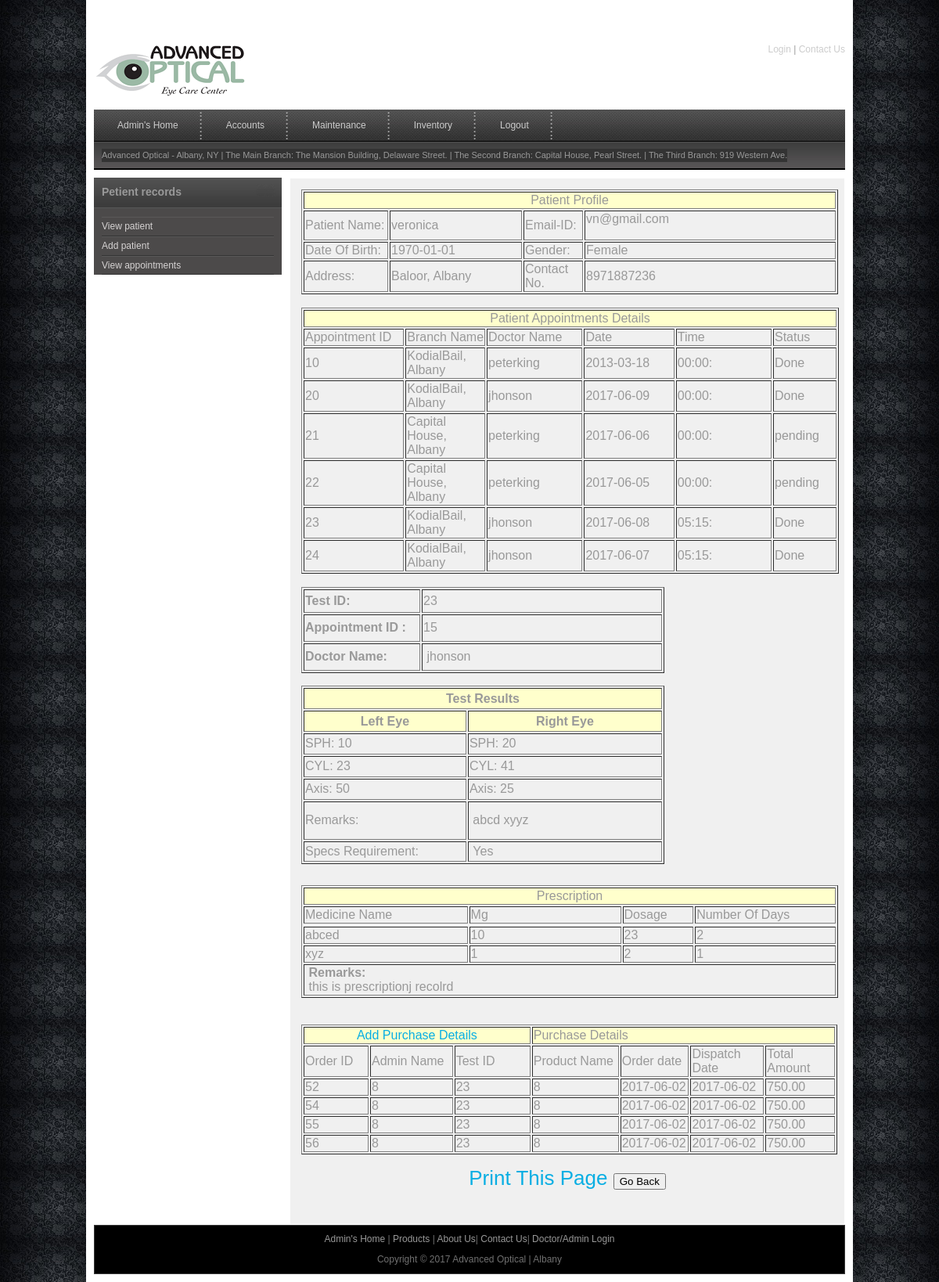
Page /patad.php?patid=15&appid=15 (signed in) on the committed database.
### tables this page shows
CREATE TABLE IF NOT EXISTS `patient` (
  `pat_id` int(10) NOT NULL AUTO_INCREMENT,
  `admin_id` int(10) NOT NULL DEFAULT '1',
  `pat_name` varchar(30) NOT NULL,
  `email_id` varchar(25),
  `password` varchar(25)   DEFAULT NULL,
  `dob` varchar(15) NOT NULL DEFAULT '1901-01-01',
  `gender` varchar(10) NOT NULL,
  `address` varchar(50) DEFAULT NULL,
  `contact` varchar(25) NOT NULL,
  `created_at` date NOT NULL,
  PRIMARY KEY (`pat_id`)
);

CREATE TABLE IF NOT EXISTS `appointment` (
  `app_id` int(10) NOT NULL AUTO_INCREMENT,
  `branch_id` int(10) NOT NULL,
  `pat_id` int(10) NOT NULL,
  `doc_id` int(10) NOT NULL,
  `app_date` varchar(12) NOT NULL,
  `app_time` varchar(6) NOT NULL,
  `created_at` datetime NOT NULL,
  `status` varchar(30) NOT NULL,
  PRIMARY KEY (`app_id`)
);

CREATE TABLE IF NOT EXISTS `branch` (
  `branch_id` int(10) NOT NULL AUTO_INCREMENT,
  `branch_name` varchar(30) NOT NULL,
  `description` varchar(50) NOT NULL,
  PRIMARY KEY (`branch_id`)
);

CREATE TABLE IF NOT EXISTS `doctor` (
  `doc_id` int(10) NOT NULL AUTO_INCREMENT,
  `branch_id` int(10) NOT NULL,
  `doc_name` varchar(25) NOT NULL,
  `clinic_name` varchar(25) NOT NULL,
  `email_id` varchar(25) NOT NULL,
  `phone` varchar(25) NOT NULL,
  `mobile` varchar(25) NOT NULL,
  `login_id` varchar(25) NOT NULL,
  `password` varchar(25) NOT NULL,
  `created_at` date NOT NULL,
  `image` varchar(70) NOT NULL,
  `last_login` datetime DEFAULT NULL,
  PRIMARY KEY (`doc_id`)
);

CREATE TABLE IF NOT EXISTS `test` (
  `test_id` int(10) NOT NULL AUTO_INCREMENT,
  `app_id` int(10) NOT NULL,
  `sph` varchar(100) NOT NULL,
  `cyl` varchar(100) NOT NULL,
  `axis` varchar(100) NOT NULL,
  `remarks` text NOT NULL,
  `specs_req` varchar(10) NOT NULL,
  PRIMARY KEY (`test_id`)
);

CREATE TABLE IF NOT EXISTS `prescription` (
  `sl_no` int(10) NOT NULL AUTO_INCREMENT,
  `test_id` int(10) NOT NULL,
  `no_of_days` text NOT NULL,
  `medicines` text NOT NULL,
  `mg` text NOT NULL,
  `dosage` text NOT NULL,
  `remarks` text NOT NULL,
  PRIMARY KEY (`sl_no`)
);

CREATE TABLE IF NOT EXISTS `orders` (
  `order_id` int(10) NOT NULL AUTO_INCREMENT,
  `admin_id` int(10) NOT NULL,
  `test_id` int(10) NOT NULL,
  `prod_id` int(10) NOT NULL,
  `order_date` date NOT NULL,
  `total` double(10,2) NOT NULL,
  `dispatch_date` date NOT NULL,
  `payment` double(10,2) NOT NULL,
  `status` varchar(30) NOT NULL,
  PRIMARY KEY (`order_id`)
);

### patad.php (the view, shortened to what this page needs)
<?php
include("includes/header.php");
include("includes/conn.php");
$testid="";
$row99 = array();
$sql="SELECT * FROM patient where pat_id=".$_GET['patid'];
	  $resultpat = mysqli_query($con, $sql);
           	$rowpat = mysqli_fetch_array($resultpat);
?>
     <div id="templatemo_main">
      <div id="sidebar" class="float_l">
        <div class="sidebar_box">
        <?php
		include("sidebar.php");
		if($_SESSION["logtype"]=='Administrator')
		{
		patientrecords();
		}
		else if($_SESSION["logtype"]=='Doctor')
		{
		patientrecords();
		}
		?>
            </div>
   		</div>
      <div id="content" class="faq float_r">
          <table width="686" border="1">
            <tr bgcolor="#FFFFCC">
              <td colspan="4" align="center">Patient Profile</td>
            </tr>
            <tr>
              <td width="104">Patient Name:</td>
              <td width="165"><?php echo $rowpat['pat_name']; ?></td>
              <td width="72">Email-ID:</td>
              <td width="317"><form id="form1" name="form1" method="post" action="">
                <?php echo $rowpat['email_id']; ?>
              </form></td>
            </tr>
            <tr>
              <td>Date Of Birth: </td>
              <td><?php echo $rowpat['dob']; ?></td>
              <td>Gender:</td>
              <td><?php echo $rowpat['gender']; ?></td>
            </tr>
            <tr>
              <td>Address:</td>
              <td><?php echo $rowpat['address'];?></td>
              <td>Contact No.</td>
              <td><?php echo $rowpat['contact']; ?></td>
            </tr>
          </table>
          <br />
          <table width="687" border="1">
            <tr bgcolor="#FFFFCC">
              <td colspan="6" align="center">Patient Appointments Details</td>
            </tr>
            <tr>
              <td width="126">Appointment ID</td>
              <td width="99">Branch Name</td>
              <td width="121">Doctor Name</td>
              <td width="115">Date</td>
              <td width="122">Time</td>
              <td width="78">Status</td>
            </tr>
<?php
	  $result = mysqli_query($con, "SELECT * FROM appointment where pat_id='$_GET[patid]'");
	while($row = mysqli_fetch_array($result))
  {
	  $result1 = mysqli_query($con, "SELECT * FROM branch where branch_id='$row[branch_id]'");
			  $row1 = mysqli_fetch_array($result1);
  echo "<tr>";
  echo "<td>" . $row['app_id'] . "</a></td>";
  echo "<td>" . $row1['branch_name'] . "</td>";
  echo "<td>";
  	  $result99 = mysqli_query($con,"SELECT * FROM doctor where doc_id='$row[doc_id]'");
	$row99 = mysqli_fetch_array($result99);
 echo $row99['doc_name'];
   echo "</td>";
  echo "<td>" . $row['app_date'] . "</td>";
  echo "<td>" . $row['app_time'] . "</td>";
  echo "<td>" . $row['status'] . "</td>";
  echo "</tr>";
  }
?>
          </table>
   <br />
  <?php
$restt = mysqli_query($con, "SELECT * FROM test where app_id='$_GET[appid]'");
$arrrec = mysqli_fetch_array($restt);
$sph = unserialize($arrrec['sph']);
$cyl  = unserialize($arrrec['cyl']);
$axis  = unserialize($arrrec['axis']);
?>
          <?php
		  if(isset($_GET['appid']))
		  {
			  ?>
          <table width="464" height="110" border="1" >
            <tr>
              <td width="145" height="30"><strong>Test ID:</strong></td>
              <td width="303"><?php
			 $testid = $arrrec['test_id'];
			  echo $arrrec['test_id'];
			  ?></td>
            </tr>
            <tr>
              <td height="35"><strong>Appointment ID :</strong></td>
              <td><?php echo $arrrec['app_id']; ?></td>
            </tr>
            <tr>
              <td height="35"><strong>Doctor Name:</strong></td>
              <td>&nbsp;<?php echo $row99['doc_name'];
			  ?></td>
            </tr>
          </table>
          <br />
        <table width="464" height="228" border="1" >
            <tr  bgcolor="#FFFFCC">
              <td colspan="2" align="center"><strong>Test Results</strong></td>
            </tr>
            <tr bgcolor="#FFFFCC">
              <td width="206" align="center"><strong>Left  Eye </strong></td>
              <td width="248" align="center"><strong>Right Eye  </strong></td>
            </tr>
            <tr>
              <td>SPH:  <?php echo $sph[0]; ?></td>
              <td>SPH:  <?php echo $sph[1]; ?></td>
            </tr>
            <tr >
              <td>CYL: <?php echo $cyl[0]; ?></td>
              <td>CYL: <?php echo $cyl[1]; ?></td>
            </tr>
            <tr >
              <td>Axis: <?php echo $axis[0]; ?></td>
              <td>Axis: <?php echo $axis[1]; ?></td>
            </tr>
            <tr>
              <td height="49">Remarks:</td>
              <td>&nbsp;<?php echo $arrrec['remarks']; ?></td>
            </tr>
            <tr>
              <td>Specs Requirement:</td>
              <td>&nbsp;<?php echo $arrrec['specs_req']; ?></td>
            </tr>
        </table>
<p>&nbsp;</p>
        <table width="686" border="1">
          <tr bgcolor="#FFFFCC">
            <td colspan="6" align="center">Prescription</td>
          </tr>
          <tr>
            <td width="144">Medicine Name</td>
            <td width="133">Mg</td>
            <td width="60">Dosage</td>
            <td width="123">Number Of Days</td>
          </tr>
          <tr>
<?php
$restest = mysqli_query($con, "SELECT * FROM test where app_id='$_GET[appid]'");
$rettest = mysqli_fetch_array($restest);
			  $res = mysqli_query($con, "SELECT * FROM prescription where test_id=$rettest[test_id]");
			  $retpres = mysqli_fetch_array($res);
			  $nod= unserialize($retpres['no_of_days']);
			  $medname = unserialize($retpres['medicines']);
			  $mg = unserialize($retpres['mg']);
			  $dosage = unserialize($retpres['dosage']);
			  $remarks = $retpres['remarks'];
     for($k=0; $k<count($nod); $k++)
  {
  echo " <tr><td>" . $medname[$k] . "</td>";
  echo "<td>" . $mg[$k] . "</td>";
  echo "<td>" . $dosage[$k] . "</td>";
  echo "<td>" . $nod[$k] . "</td>";
  echo "</tr>";
  }
?>
 <tr>
        <td colspan="4">&nbsp;<strong>Remarks:</strong><br />
        &nbsp;<?php echo $remarks; ?></td>
          </tr>
</table>        <br />
&nbsp; <br />
        <table width="685" border="1">
          <tr bgcolor="#FFFFCC">
            <td colspan="3" align="center">
            <?php
			$respats = mysqli_query($con, "SELECT * FROM appointment where app_id ='$_GET[appid]'");
$recpats = mysqli_fetch_array($respats);
			if(isset($_SESSION["logtype"]) and $_SESSION["logtype"]=='Administrator')
			{
			?>
            <strong><a href="products.php?testids=<?php echo $testid; ?>&brid=<?php echo $recpats['branch_id']; ?>">Add Purchase Details</a></strong>
            <?php
		  }
			?>
            </td>
            <td colspan="4" align="left">Purchase Details</td>
          </tr>
          <tr>
            <td width="82">Order ID</td>
            <td width="106">Admin Name</td>
            <td width="98">Test ID</td>
            <td width="111">Product Name</td>
            <td width="87">Order date</td>
            <td width="92">Dispatch Date</td>
            <td width="87">Total Amount</td>
          </tr>
<?php
$res1 = mysqli_query($con,"SELECT * FROM orders where test_id='$testid'");
while($row = mysqli_fetch_array($res1))
  {
  echo "<tr>";
  echo "<td>" . $row['order_id'] . "</td>";
  echo "<td>" . $row['admin_id'] . "</td>";
  echo "<td>" . $row['test_id'] . "</td>";
  echo "<td>" . $row['prod_id'] . "</td>";
  echo "<td>" . $row['order_date'] . "</td>";
  echo "<td>" . $row['dispatch_date'] . "</td>";
  echo "<td>" . $row['total'] . "</td>";
  echo "</tr>";
  }
?>
        </table>
        <?php
		  }
		  ?>
         <br />
        <?php
		echo "<center><h2><a href='printpatad.php?appid=$_GET[appid]&patid=$_GET[patid]&testid=$testid' target='_blank'>Print This Page</a>   <input type='button' onClick='history.go(-1);' value='Go Back' /></h2></center>";
		?>
</div>
    </div>
    <?php
include("includes/footer.php");
?>

### css/tm_style.css (style rules this page uses)
body { margin: 0; padding: 0; color: #999; font-family: Tahoma, Geneva, sans-serif; font-size: 12px; line-height: 1.4em; background-color: #2e2e2e; background-repeat: repeat; background-image: url(../images/tm_body.jpg) }
a, a:link, a:visited { color: #08aee3; font-weight: normal; text-decoration: none; }
p { margin: 0 0 10px 0; padding: 0; }
h1, h2, h3, h4, h5, h6 { color: #333; font-weight: normal; }
h2 { font-size: 26px; margin: 0 0 25px; padding: 5px 0; }
.float_l { float: left }
.float_r { float: right }
#content { width: 680px; background: #f0f0f0; border: 1px solid #fff; padding: 14px; }
#sidebar { width: 240px }
.sidebar_box { position: relative; background: #4c4a4a; margin-bottom: 36px; }

### rows in the picture
patient: pat_name "veronica", email "vn@gmail.com", dob "1970-01-01", gender "Female", address "Baloor, Albany", contact "8971887236"
appointment: app_id "10", branch.branch_name "KodialBail, Albany", doc.doc_name "peterking", app_date "2013-03-18", app_time "00:00:", status "Done"
appointment: app_id "20", branch.branch_name "KodialBail, Albany", doc.doc_name "jhonson", app_date "2017-06-09", app_time "00:00:", status "Done"
appointment: app_id "21", branch.branch_name "Capital House, Albany", doc.doc_name "peterking", app_date "2017-06-06", app_time "00:00:", status "pending"
appointment: app_id "22", branch.branch_name "Capital House, Albany", doc.doc_name "peterking", app_date "2017-06-05", app_time "00:00:", status "pending"
appointment: app_id "23", branch.branch_name "KodialBail, Albany", doc.doc_name "jhonson", app_date "2017-06-08", app_time "05:15:", status "Done"
appointment: app_id "24", branch.branch_name "KodialBail, Albany", doc.doc_name "jhonson", app_date "2017-06-07", app_time "05:15:", status "Done"
test: test_id "23", app "15", sph "10", sph "20", cyl "23", cyl "41", axis "50", axis "25", remarks "abcd xyyz", specs_req "Yes"
doctor: doc_name "jhonson"
prescription: medicines "abced", mg "10", dosage "23", no_of_days "2", medicines "xyz", mg "1", dosage "2", no_of_days "1", remarks "this is prescriptionj recolrd"
orders: order_id "52", admin "8", test "23", prod "8", order_date "2017-06-02", dispatch_date "2017-06-02", total "750.00"
orders: order_id "54", admin "8", test "23", prod "8", order_date "2017-06-02", dispatch_date "2017-06-02", total "750.00"
orders: order_id "55", admin "8", test "23", prod "8", order_date "2017-06-02", dispatch_date "2017-06-02", total "750.00"
orders: order_id "56", admin "8", test "23", prod "8", order_date "2017-06-02", dispatch_date "2017-06-02", total "750.00"
